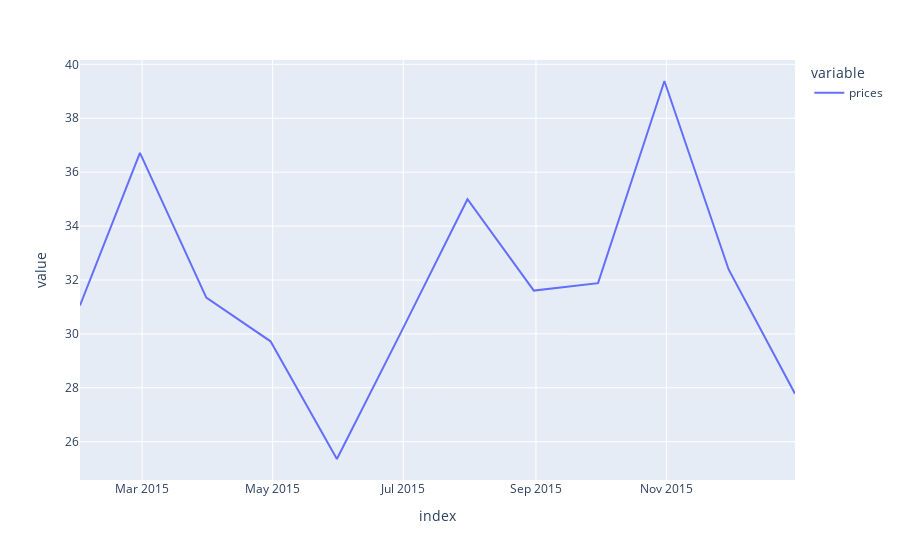

Here is the notebook cell this chart was saved with:
### Markdown cell above
**Task 6:** In the time series provided, calculate and plot the monthly average electricity price.

### Code cell
ts["prices"].resample("ME").mean().plot()

### Figure 1 — Plotly figure (JSON) as saved in the notebook; plotly's stock layout.template omitted (floating-point values rounded to 4 significant figures)
{"data": [{"hovertemplate": "variable=prices<br>index=%{x}<br>value=%{y}<extra></extra>", "legendgroup": "prices", "line": {"color": "#636efa", "dash": "solid"}, "marker": {"symbol": "circle"}, "mode": "lines", "name": "prices", "orientation": "v", "showlegend": true, "type": "scatter", "x": ["2015-01-31T00:00:00", "2015-02-28T00:00:00", "2015-03-31T00:00:00", "2015-04-30T00:00:00", "2015-05-31T00:00:00", "2015-06-30T00:00:00", "2015-07-31T00:00:00", "2015-08-31T00:00:00", "2015-09-30T00:00:00", "2015-10-31T00:00:00", "2015-11-30T00:00:00", "2015-12-31T00:00:00"], "xaxis": "x", "y": [31.05, 36.72, 31.34, 29.72, 25.36, 30.06, 35.0, 31.61, 31.88, 39.38, 32.39, 27.78], "yaxis": "y"}], "layout": {"legend": {"title": {"text": "variable"}, "tracegroupgap": 0}, "margin": {"t": 60}, "xaxis": {"anchor": "y", "domain": [0, 1], "title": {"text": "index"}}, "yaxis": {"anchor": "x", "domain": [0, 1], "title": {"text": "value"}}}}
